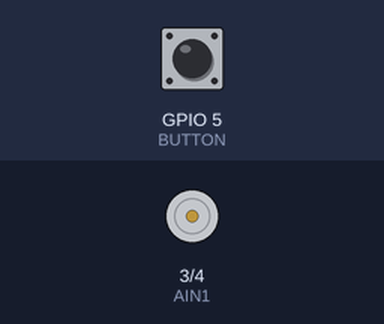
The sketch below on a simulated ESP32. Shown: motor-driver pin pairs drawn as motors (green arrow = first pin HIGH = forward, orange = second pin HIGH = backward, longer = more drive, scaled by the enable pin). The inputs (shaded band) are chosen by the test bench; at power-on: GPIO 5 (BUTTON) HIGH. The audio player accepts every command and is not drawn.

Above: at 1.7 s.
1.8 s: GPIO 5 (BUTTON) pulled LOW for 0.15 s
At 1.92 s:
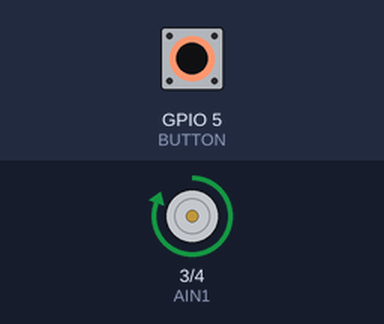
3.5 s: GPIO 5 (BUTTON) pulled LOW for 3.2 s
At 8.1 s:
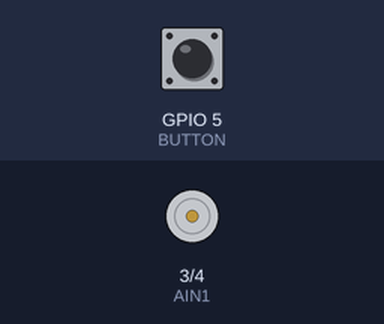
Timing chart, 0 to 9.6 s (numbered marks = the images above; inputs shaded):
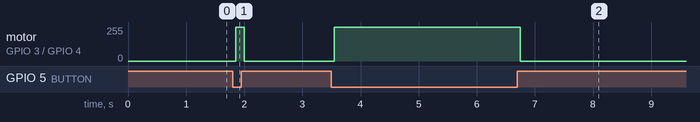

Measured:
- after the input at 1.8 s, motor on GPIO 3 (AIN1) / GPIO 4 (AIN2): stopped → forward 255/255 after 0.05 s, → stopped 0.15 s later
- after the input at 3.5 s, motor on GPIO 3 (AIN1) / GPIO 4 (AIN2): stopped → forward 255/255 after 0.05 s, → stopped 3.2 s later

The sketch:

sharpener.ino
```cpp
#include <Arduino.h>
#include <HardwareSerial.h>
#include <DFRobotDFPlayerMini.h>
#include "config.h"

HardwareSerial dfSerial(1);
DFRobotDFPlayerMini player;

bool motorRunning = false;
bool lastButtonState = HIGH;
unsigned long lastDebounce = 0;

void motorOn() {
  digitalWrite(AIN1, HIGH);
  digitalWrite(AIN2, LOW);
  analogWrite(PWMA, MOTOR_SPEED);
}

void motorOff() {
  digitalWrite(AIN1, LOW);
  digitalWrite(AIN2, LOW);
  analogWrite(PWMA, 0);
}

void setup() {
  pinMode(PWMA, OUTPUT);
  pinMode(AIN1, OUTPUT);
  pinMode(AIN2, OUTPUT);
  pinMode(BUTTON, INPUT_PULLUP);

  dfSerial.begin(9600, SERIAL_8N1, DF_RX, DF_TX);
  player.begin(dfSerial);
  player.volume(25);

  motorOff();
}

void loop() {
  bool buttonState = digitalRead(BUTTON);

  if (buttonState != lastButtonState) {
    lastDebounce = millis();
  }

  if (millis() - lastDebounce > DEBOUNCE_MS) {
    if (buttonState == LOW && !motorRunning) {
      motorOn();
      player.play(1);
      motorRunning = true;
    }

    if (buttonState == HIGH && motorRunning) {
      motorOff();
      player.stop();
      motorRunning = false;
    }
  }

  lastButtonState = buttonState;
}
```

config.h
```cpp
#pragma once

#define PWMA  2
#define AIN1  3
#define AIN2  4
#define BUTTON 5

#define DF_RX 20
#define DF_TX 21

#define MOTOR_SPEED 255
#define DEBOUNCE_MS 50
```
